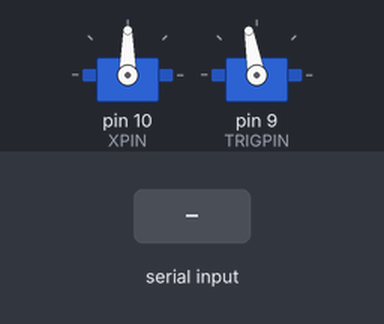
Recording of a sketch running on a simulated Arduino Uno, built with avr-gcc and run on an emulated ATmega328P. On the bench: 2 × servo. Inputs (shaded band) come from the test bench.

Above: at 1.2 s.
1.3 s: "200\n" received over Serial
At 2.86 s:
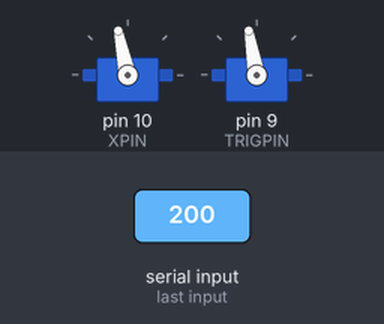
4.3 s: "90,45\n" received over Serial
At 6.4 s:
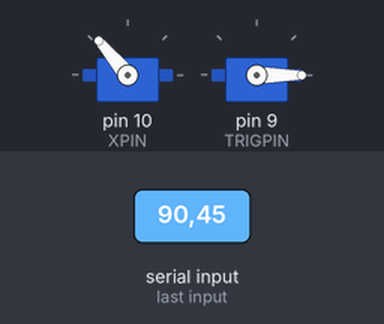
6.7 s: "200\n" received over Serial
At 9.2 s:
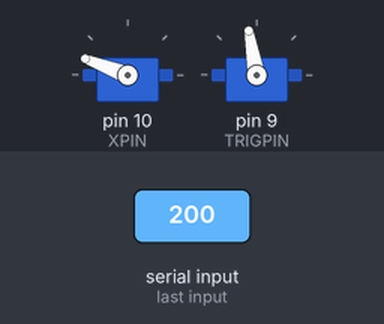
9.7 s: "30,150\n" received over Serial
At 12.1 s:
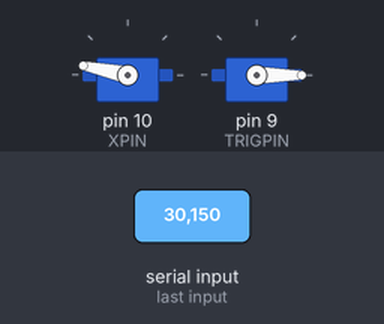
Timing chart, 0 to 13.2 s (numbered marks = the images above; inputs shaded):
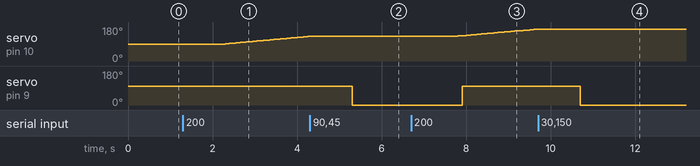

Measured:
- after the input at 1.3 s, servo on pin 10 (XPIN): moves from 90° to 130° over 2.0 s, starting after 1.0 s
- after the input at 4.3 s, servo on pin 10 (XPIN): stays 130° (without the input it goes to 131° after 0.05 s); servo on pin 9 (TRIGPIN): 100° → 0° after 1.0 s
- after the input at 6.7 s, servo on pin 10 (XPIN): moves from 130° to 168° over 2.0 s, starting after 1.0 s; servo on pin 9 (TRIGPIN): 0° → 100° after 1.2 s
- after the input at 9.7 s, servo on pin 10 (XPIN): stays 168° (without the input it goes to 169° after 0.00 s); servo on pin 9 (TRIGPIN): 100° → 0° after 1.0 s

The sketch:

sentryWaitXYTrig.ino
```cpp
#include <Servo.h>
#define DEBUG false
#define XPIN 10
#define TRIGPIN 9
#define YPIN 11
#define TPOS 100 // in degrees
#define BAUD 115200 // in kbits
#define TDELAY 50 // in ms
#define STEP 1 // number of degrees per step
#define STOP 0
#define LEFT 1
#define RIGHT 2

Servo xservo;
Servo yservo;
Servo trigservo;

unsigned long lasttime = millis();
byte trigstate = 0;
byte xstate = 0;
byte ystate = 0;
byte xpos = 90;
byte ypos = 0;
byte trigpos = TPOS;
String command = "000"; //String Format: "<movex><movey><trig>" ie move right and shoot would be 21
                     // where move is 0, 1, or 2 and trig is 0 or 1

void setup(){
    xservo.attach(XPIN);
    trigservo.attach(TRIGPIN);
    Serial.begin(BAUD);
    while(!Serial){
        //need serial for operation
    }
    //Serial.println("Initialized.");
    //Serial.println("Starting primary function.");
}

void loop(){
    while (Serial.available() > 0){
        command = Serial.readString();
    }
    if (millis()%1000==0 && DEBUG){
        Serial.println("x pos: " + String(xpos) + "y pos: " + String(ypos) + " trigpos: " + String(trigpos));
        Serial.println("Realtime X Pos: " + String(xservo.read()) + "Realtime Y Pos: " + String(yservo.read()) + " Realtime Trig Pos: " + String(trigservo.read()));
    }

    xstate = command.charAt(0) - '0';
    ystate = command.charAt(1) - '0';
    trigstate = command.charAt(2) - '0';
    if (xstate == RIGHT && lasttime<=millis() && xpos<180){
        xpos += STEP;
        lasttime = millis() + TDELAY;
    } else if (xstate == LEFT && lasttime<=millis() && xpos>0){
        xpos -= STEP;
        lasttime = millis() + TDELAY;
    }
    if (ystate == RIGHT && lasttime<=millis() && ypos>0){
        ypos += STEP;
        lasttime = millis() + TDELAY;
    } else if (ystate == LEFT && lasttime<=millis() && ypos<180){
        ypos -= STEP;
        lasttime = millis() + TDELAY;
    }
    if (trigstate != 0 && lasttime<=millis()) {
        lasttime = millis() + TDELAY;
        trigpos = 0;
    } else if (trigstate == 0 && lasttime<=millis()) {
        lasttime = millis() + TDELAY;
        trigpos = TPOS;
    }
    xservo.write(xpos);
    trigservo.write(trigpos);


} 
```
